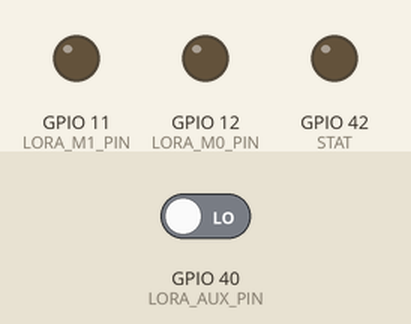
This sketch was run on a simulated ESP32. Parts: output pins drawn as LEDs (lit = HIGH). Inputs (shaded band) come from the test bench; at power-on: GPIO 40 (LORA_AUX_PIN) LOW. The modem accepts every AT command (registered, SIM ready, sends succeed) and sends nothing else; what the sketch prints to the serial monitor is not drawn.

Above: at 0.9 s.
1.0 s: GPIO 40 (LORA_AUX_PIN) driven HIGH
At 2.1 s:
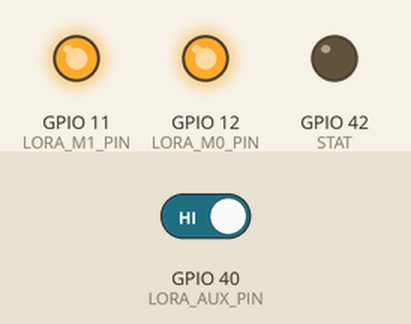
At 4.5 s:
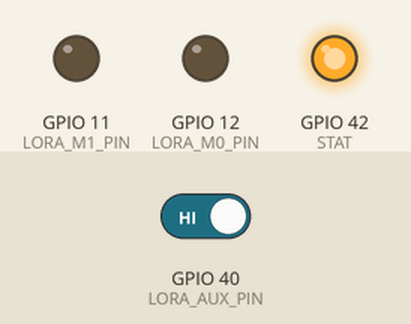
Timing chart, 0 to 10.0 s (numbered marks = the images above; inputs shaded):
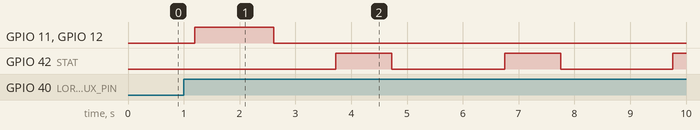

The sketch:

RFTestTX.ino
```cpp
#include "Arduino.h"
//#include "SoftwareSerial.h"
#include "E220.h"

/* #define DEBUG */

#define LORA_ADDR E220::BROADCAST
#define LORA_CHANNEL 0

#define LORA_TX_PIN 38
#define LORA_RX_PIN 39
#define LORA_AUX_PIN 40
#define LORA_M0_PIN 12
#define LORA_M1_PIN 11

#define STAT 42

void setupLoRa();
HardwareSerial lora_serial(1);
//SoftwareSerial lora_serial(LORA_RX_PIN, LORA_TX_PIN);

E220 lora(lora_serial, LORA_AUX_PIN, LORA_M0_PIN, LORA_M1_PIN);

void setup() {
  // put your setup code here, to run once:
  Serial.begin(115200);
  pinMode(STAT, OUTPUT);
  setupLoRa();
}

void loop() {
  uint8_t rx[256];
  unsigned len = lora.receive(rx);
  //while (lora.isBusy());

  if (len > 0) {
    Serial.printf("message (%d byte, %d dB): %.*s\n", len, lora.getRSSI(), len, rx);
  }

  // 200バイトのメッセージを作成
  uint8_t message[100];
  for (int i = 0; i < 100; i++) {
    message[i] = i % 256; // 0〜255の範囲で値を設定
  }

  // 送信するメッセージをシリアルモニタに表示
  Serial.print("Sending message: ");
  for (int i = 0; i < 100; i++) {
    Serial.printf("%02X", message[i]); // 16進数で表示
  }
  Serial.println();

  // メッセージを送信
  digitalWrite(STAT, HIGH);
  lora.sendTransparent(message, 100);
  delay(1000);
  digitalWrite(STAT, LOW);
  delay(2000);
}

/*void loop1() {
  delay(5000);
  while (lora.isBusy());
  const char message[] = "HELLO LORA!";
  Serial.println("SENT");
  lora.sendTransparent((const uint8_t*)message, 12);
}*/

void setupLoRa() {
  lora_serial.begin(9600, SERIAL_8N1, LORA_RX_PIN, LORA_TX_PIN); // lora_serialの初期化

  // LoRaモジュールの初期化と設定
  lora.begin();
  bool ok = true;
  ok &= lora.setMode(E220::Mode::CONFIG_DS);
  ok &= lora.setParametersToDefault();
  ok &= lora.setSerialBaudRate(115200); // 初期シリアルボーレートに戻す
  ok &= lora.setDataRate(E220::SF::SF9, E220::BW::BW125kHz);
  ok &= lora.setEnvRSSIEnable(true);
  ok &= lora.setSendMode(E220::SendMode::TRANSPARENT);
  ok &= lora.setModuleAddr(LORA_ADDR);
  ok &= lora.setChannel(LORA_CHANNEL);
  ok &= lora.setRSSIEnable(true);
  ok &= lora.setMode(E220::Mode::NORMAL);
  lora_serial.flush();
  lora_serial.begin(115200);

  delay(1000);

  if (ok) {
    Serial.println("LoRa ok.");
    digitalWrite(STAT, HIGH);
  } else {
    Serial.println("LoRa error.");
  }
}
```

e220.cpp
```cpp
#include "E220.h"

E220::E220(Stream& stream, pin_t aux, pin_t m0, pin_t m1)
  : stream_(stream), aux_(aux), m0_(m0), m1_(m1) {
  baud_ = 9600;
  RSSI_enabled_ = false;
  rssi_ = -255;
}

bool E220::begin() {
  pinMode(aux_, INPUT);
  pinMode(m0_, OUTPUT);
  pinMode(m1_, OUTPUT);

  setMode(Mode::NORMAL);
  while (isBusy());
  delay(200);
  return true;
}

bool E220::isBusy() {
  return !digitalRead(aux_);
}

bool E220::sendTransparent(const uint8_t* data, unsigned len) {
  if (isBusy()) return false;

  stream_.write(len);
  stream_.write(data, len);
  return true;
}

bool E220::send(uint16_t addr, uint8_t channel, const uint8_t* data, unsigned len) {
  if (isBusy()) return false;

  uint8_t header[4];
  header[0] = (uint8_t)(addr >> 8);
  header[1] = (uint8_t)addr;
  header[2] = channel;
  header[3] = len;
  stream_.write(header, 4);
  stream_.write(data, len);
  return true;
}

unsigned E220::receive(uint8_t* data, unsigned max_len) {
  if (stream_.available() == 0) return 0;
  uint8_t len = stream_.peek();

  if (RSSI_enabled_) {
    if ((int)stream_.available() < len + 2) return 0;
    if (max_len > 0 && len > max_len) {
      for (int i = 0; i < len + 2; i++) stream_.read();
      return 0;
    }
    len = stream_.read();
    stream_.readBytes(data, len);
    rssi_ = - ((int)256 - (uint8_t)stream_.read());
    return len;
  }
  else {
    if ((int)stream_.available() < len + 1) return 0;
    if (max_len > 0 && len > max_len) {
      for (int i = 0; i < len + 1; i++) stream_.read();
      return 0;
    }
    len = stream_.read();
    stream_.readBytes(data, len);
    return len;
  }
}


bool E220::setMode(Mode mode) {
  digitalWrite(m0_, static_cast<uint8_t>(mode) & 0b01 ? HIGH : LOW);
  digitalWrite(m1_, static_cast<uint8_t>(mode) & 0b10 ? HIGH : LOW);
  delay(100);
  while (isBusy());
  stream_.flush();

  return true;
}

bool E220::setSerialBaudRate(unsigned baud) {
  uint8_t bits = 0b000;
  switch (baud) {
  case 1200:
    bits = 0b000;
    break;
  case 2400:
    bits = 0b001;
    break;
  case 4800:
    bits = 0b010;
    break;
  case 9600:
    bits = 0b011;
    break;
  case 19200:
    bits = 0b100;
    break;
  case 38400:
    bits = 0b101;
    break;
  case 57600:
    bits = 0b100;
    break;
  case 115200:
    bits = 0b111;
    break;
  default:
    return false;
  }

  if (writeRegisterWithMask(ADDR::REG0, 0b11100000, bits << 5)) baud_ = baud;

  return true;
}

bool E220::setModuleAddr(uint16_t addr) {
  uint8_t addr_high_low[2] = { (uint8_t)(addr >> 8), (uint8_t)(addr & 0xFF) };
  return writeRegister(ADDR::ADDH, addr_high_low, 2);
}

bool E220::setDataRate(SF sf, BW bw) {
  return writeRegisterWithMask(
      ADDR::REG0, 0b00011111,
      static_cast<uint8_t>(sf) << 2 | static_cast<uint8_t>(bw)
  );
}

bool E220::setEnvRSSIEnable(bool enable) {
  return writeRegisterWithMask(ADDR::REG1, 0b00100000, (enable ? 0b1 : 0b0) << 5);
}

bool E220::setPower(Power power) {
  bool ok = true;
  uint8_t reg1;
  ok &= readRegister(ADDR::REG1, &reg1);
  reg1 = (reg1 & 0b00000011) | static_cast<uint8_t>(power);
  ok &= writeRegister(ADDR::REG1, &reg1);
  return ok;
}

bool E220::setChannel(uint8_t channel) {
  return writeRegister(ADDR::REG2, &channel);
}

bool E220::setRSSIEnable(bool enable) {
  bool ok = writeRegisterWithMask(ADDR::REG3, 0b10000000,
                                  (enable ? 0b1 : 0b0) << 7);
  if (ok) RSSI_enabled_ = enable;
  return ok;
}

bool E220::setSendMode(SendMode mode) {
  return writeRegisterWithMask(ADDR::REG3, 0b01000000, static_cast<uint8_t>(mode) << 6);
}

int E220::getEnvRSSI() {
  if (isBusy() || stream_.available() > 0) return -255;
  uint8_t cmd[6] = { 0xC0, 0xC1, 0xC2, 0xC3, 0x00, 0x02 };
  stream_.write(cmd, 6);

  unsigned long ms = millis();
  while (isBusy() || (int)stream_.available() < 5) {
    if (millis() - ms > timeout_ms_) return -255;
  }

  uint8_t rx[5];
  stream_.readBytes(rx, 5);

  return - ((int)256 - (rx[3]));
}

bool E220::setParametersToDefault() {
  uint8_t parameters[] = { 0x00, 0x00, 0x62, 0x00, 0x0F, 0x03, 0x00, 0x00 };
  return writeRegister(ADDR::ADDH, parameters, 8);
}

bool E220::writeRegister(ADDR addr, const uint8_t* parameters, uint8_t len) {
  bool ok = true;

  stream_.flush();

  uint8_t cmd[3];
  cmd[0] = 0xC0;
  cmd[1] = static_cast<uint8_t>(addr);
  cmd[2] = len;
  stream_.write(cmd, 3);
  stream_.write(parameters, len);

  unsigned long ms = millis();
  while (isBusy() || (int)stream_.available() < 3 + len) {
    if (millis() - ms > timeout_ms_) return false;
  }

  uint8_t rx[16];
  stream_.readBytes(rx, 3 + len);

  cmd[0] = 0xC1;
  ok &= memcmp(cmd, rx, 3) == 0;
  ok &= memcmp(parameters, rx + 3, len) == 0;
//  ok &= memcmp(parameters, rx + 3, len) == 0;
  delay(10);
  return ok;
}

bool E220::writeRegisterWithMask(ADDR addr, uint8_t mask, uint8_t value) {
  bool ok = true;
  uint8_t reg;
  ok &= readRegister(addr, &reg);
  reg = (reg & ~mask) | (value & mask);
  ok &= writeRegister(addr, &reg);
  return ok;
}

bool E220::readRegister(ADDR addr, uint8_t* parameters, uint8_t len) {
  bool ok = true;

  stream_.flush();

  uint8_t header[3] = { 0xC1, static_cast<uint8_t>(addr), len};
  stream_.write(header, 3);

  unsigned long ms = millis();
  while ((int)stream_.available() < 3 + len) {
    if (millis() - ms > timeout_ms_) return false;
  }

  uint8_t rx[16];
  stream_.readBytes(rx, 3 + len);

  ok &= memcmp(header, rx, 3) == 0;
  if (ok) memcpy(parameters, rx + 3, len);

  ms = millis();
  while (isBusy()) {
    if (millis() - ms > timeout_ms_) return false;
  }
  stream_.flush();

  delay(10);

  return ok;
}
```

e220.h
```cpp
#pragma once

#ifdef ARDUINO
#include <Arduino.h>
#else
#include <stdlib.h>
#endif

using pin_t = uint8_t;

class E220 {
public:
  static const uint16_t BROADCAST = 0xFFFF;

  enum class Mode : uint8_t {
    NORMAL = 0b00,
    WOR_TX = 0b01,
    WOR_RX = 0b10,
    CONFIG_DS = 0b11,
  };

  enum class ADDR : uint8_t {
    ADDH = 0x00,
    ADDL = 0x01,
    REG0 = 0x02,
    REG1 = 0x03,
    REG2 = 0x04,
    REG3 = 0x05,
    CRYPT_H = 0x06,
    CRYPT_L = 0x07,
    VERSION = 0x08,
  };

  enum class SF : uint8_t {
    SF5 = 0b000,
    SF6 = 0b001,
    SF7 = 0b010,
    SF8 = 0b011,
    SF9 = 0b100,
    SF10 = 0b101,
    SF11 = 0b110,
  };

  enum class BW : uint8_t {
    BW125kHz = 0b00,
    BW250kHz = 0b01,
    BW500kHz = 0x10,
  };

  enum class Power : uint8_t {
    POWER13dBm = 0b01,
    POWER7dBm = 0b10,
    POWER0dBm = 0b11,
  };

  enum class SendMode : uint8_t {
    TRANSPARENT = 0b0,
    FIXED = 0b1,
  };

  E220(Stream& stream, pin_t aux, pin_t m0, pin_t m1);

  bool begin();
  bool setMode(Mode mode);

  bool isBusy();

  bool sendTransparent(const uint8_t* data, unsigned len);
  bool send(uint16_t addr, uint8_t channel, const uint8_t* data, unsigned len);

  unsigned receive(uint8_t* data, unsigned max_len = 0);

  bool setModuleAddr(uint16_t addr);
  bool setSerialBaudRate(unsigned baud);
  bool setDataRate(SF sf, BW bw);
  bool setEnvRSSIEnable(bool enable);
  bool setPower(Power power);
  bool setChannel(uint8_t channel);
  bool setRSSIEnable(bool enable);
  bool setSendMode(SendMode mode);

  bool setParametersToDefault();

  inline int getRSSI() const { return rssi_; };
  int getEnvRSSI();

  bool writeRegister(ADDR addr, const uint8_t* parameters, uint8_t len = 1);
  bool writeRegisterWithMask(ADDR addr, uint8_t mask, uint8_t value);
  bool readRegister(ADDR addr, uint8_t* parameters, uint8_t len = 1);

private:
  Stream& stream_;
  pin_t aux_;
  pin_t m0_;
  pin_t m1_;
  unsigned timeout_ms_ = 100;

  bool RSSI_enabled_;
  unsigned baud_;
  int rssi_;
};
```

Measured:
- after the input at 1.0 s, GPIO 11 (LORA_M1_PIN), GPIO 12 (LORA_M0_PIN): LOW → HIGH after 0.20 s, → LOW 1.4 s later; GPIO 42 (STAT): alternates HIGH for 1.0 s and LOW for 2.0 s, starting after 2.7 s
